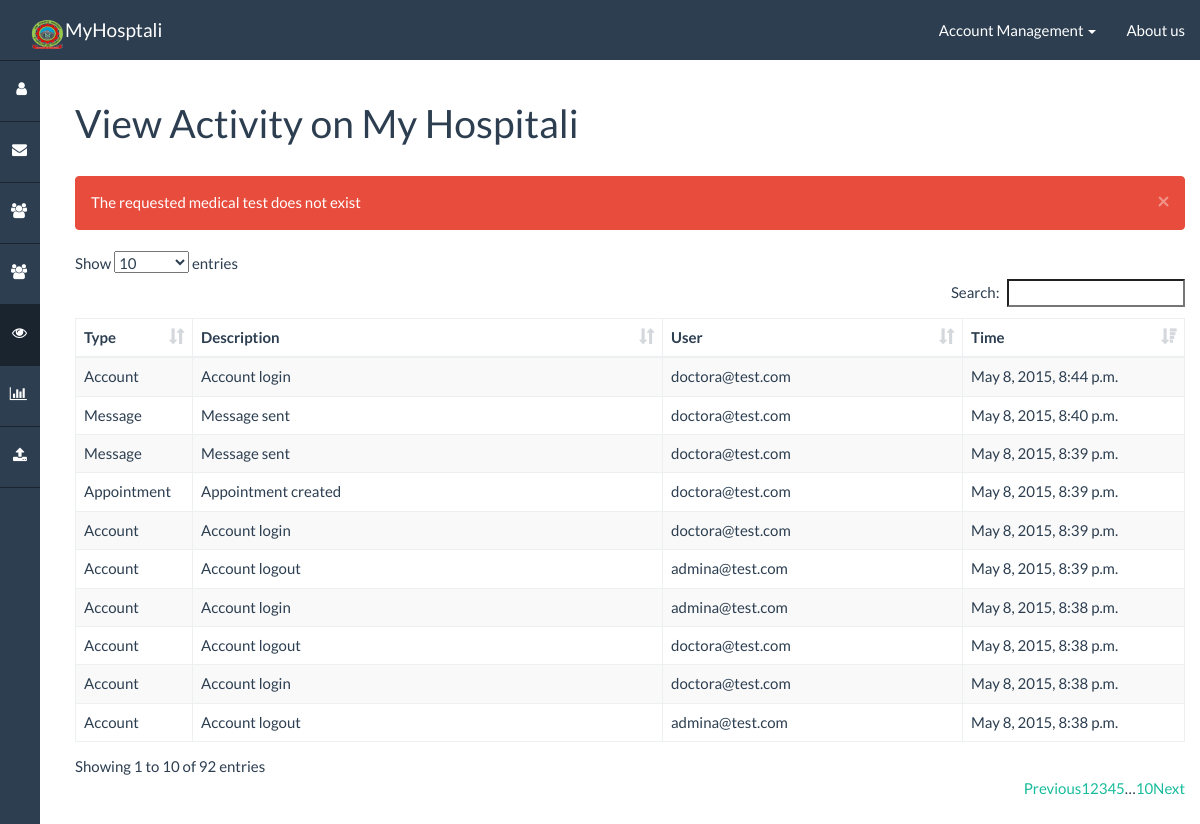
/admin/activity/ (signed in), run on the app's committed database.
### healthnet/models.py (models this page shows, shortened)
class Action(models.Model):
    ACTION_NONE = 0
    ACTION_ACCOUNT = 1
    ACTION_PATIENT = 2
    ACTION_ADMIN = 3
    ACTION_APPOINTMENT = 4
    ACTION_MEDTEST = 5
    ACTION_PRESCRIPTION = 6
    ACTION_ADMISSION = 7
    ACTION_MEDICALINFO = 8
    ACTION_MESSAGE = 9
    ACTION_TYPES = (
        (ACTION_NONE, "None"),
        (ACTION_ACCOUNT, "Account"),
        (ACTION_PATIENT, "Patient"),
        (ACTION_ADMIN, "Admin"),
        (ACTION_APPOINTMENT, "Appointment"),
        (ACTION_MEDTEST, "Medical Test"),
        (ACTION_PRESCRIPTION, "Prescription"),
        (ACTION_ADMISSION, "Admission"),
        (ACTION_MEDICALINFO, "Medical Info"),
        (ACTION_MESSAGE, "Message"),
    )
    @staticmethod
    def to_name(key):
        for item in Action.ACTION_TYPES:
            if item[0] == key:
                return item[1]
        return "None"
    type = models.IntegerField(default=0, choices=ACTION_TYPES)
    timePerformed = models.DateTimeField(auto_now_add=True)
    description = models.CharField(max_length=100)
    account = models.ForeignKey(Account, related_name="actions_account")
    """
    Might have to add this field to specify:
    - where action was committed
    - exclude actions that are done at a hospital for which a specific
      admin is not in control of ?
    hospital = models.ForeignKey(Hospital)
    """

class Account(models.Model):
    ACCOUNT_UNKNOWN = 0
    ACCOUNT_PATIENT = 10
    ACCOUNT_NURSE = 20
    ACCOUNT_DOCTOR = 30
    ACCOUNT_ADMIN = 40
    ACCOUNT_TYPES = (
        (ACCOUNT_UNKNOWN, "Unknown"),
        (ACCOUNT_PATIENT, "Patient"),
        (ACCOUNT_NURSE, "Nurse"),
        (ACCOUNT_DOCTOR, "Doctor"),
        (ACCOUNT_ADMIN, "Admin"),
    )
    EMPLOYEE_TYPES = (
        (ACCOUNT_NURSE, "Nurse"),
        (ACCOUNT_DOCTOR, "Doctor"),
        (ACCOUNT_ADMIN, "Admin"),
    )
    role = models.IntegerField(default=0, choices=ACCOUNT_TYPES)
    profile = models.OneToOneField(Profile)
    user = models.OneToOneField(User)
    class Admin:
        list_display = (
            'role',
            'profile',
            'user'
        )

### healthnet/views_admin.py (the view)
# urls.py: url(r'^admin/activity/$', views_admin.activity_view, name='admin/activity'),
def activity_view(request):
    authentication_result = views.authentication_check(request, [Account.ACCOUNT_ADMIN])
    if authentication_result is not None: return authentication_result
    template_data = views.parse_session(request)
    template_data['query'] = Action.objects.all().order_by('-timePerformed')
    return render(request, 'healthnet/admin/activity.html', template_data)

### healthnet/templatetags/app_filters.py (called while the page is built)
@register.filter(name='isAuthenticated')
def isAuthenticated(user):
    return user.is_authenticated()

@register.filter(name='getActivityAction')
def getActivityAction(key):
    return Action.to_name(key)

### healthnet/views.py (called while the page is built)
def parse_session(request, template_data=None):
    if template_data is None:
        template_data = {}
    if request.session.has_key('alert_success'):
        template_data['alert_success'] = request.session.get('alert_success')
        del request.session['alert_success']
    if request.session.has_key('alert_danger'):
        template_data['alert_danger'] = request.session.get('alert_danger')
        del request.session['alert_danger']
    return template_data

### templates/healthnet/admin/activity.html (shortened to what this page needs)
{% extends "base.html" %}
{% load app_filters %}
{% block sidebar_admin_activity %}active{% endblock %}
{% block body_header %}
    View Activity on My Hospitali
{% endblock %}
{% block body %}
    <table id="datatable" class="table table-hover table-striped table-bordered">
        <thead>
            <th>Type</th>
            <th>Description</th>
            <th>User</th>
            <th>Time</th>
        </thead>
        <tbody>
            {% for action in query %}
                <tr>
                    <td>{{ action.type|getActivityAction }}</td>
                    <td>{{ action.description }}</td>
                    <td>{{ action.account.user.username }}</td>
                    <td>{{ action.timePerformed }}</td>
                </tr>
            {% endfor %}
        </tbody>
    </table>
{% endblock %}

### healthnet/static/css/dashboard.css (style rules this page uses)
body,html { height: 100%; }

### data on the page
Action: type|getActivityAction "Account", description "Account login", account.user.username "doctora@test.com", timePerformed "May 8, 2015, 8:44 p.m."
Action: type|getActivityAction "Message", description "Message sent", account.user.username "doctora@test.com", timePerformed "May 8, 2015, 8:40 p.m."
Action: type|getActivityAction "Message", description "Message sent", account.user.username "doctora@test.com", timePerformed "May 8, 2015, 8:39 p.m."
Action: type|getActivityAction "Appointment", description "Appointment created", account.user.username "doctora@test.com", timePerformed "May 8, 2015, 8:39 p.m."
Action: type|getActivityAction "Account", description "Account login", account.user.username "doctora@test.com", timePerformed "May 8, 2015, 8:39 p.m."
Action: type|getActivityAction "Account", description "Account logout", account.user.username "admina@test.com", timePerformed "May 8, 2015, 8:39 p.m."
Action: type|getActivityAction "Account", description "Account login", account.user.username "admina@test.com", timePerformed "May 8, 2015, 8:38 p.m."
Action: type|getActivityAction "Account", description "Account logout", account.user.username "doctora@test.com", timePerformed "May 8, 2015, 8:38 p.m."
Action: type|getActivityAction "Account", description "Account login", account.user.username "doctora@test.com", timePerformed "May 8, 2015, 8:38 p.m."
Action: type|getActivityAction "Account", description "Account logout", account.user.username "admina@test.com", timePerformed "May 8, 2015, 8:38 p.m."

### other printed values
{{ alert_danger }} "The requested medical test does not exist"
